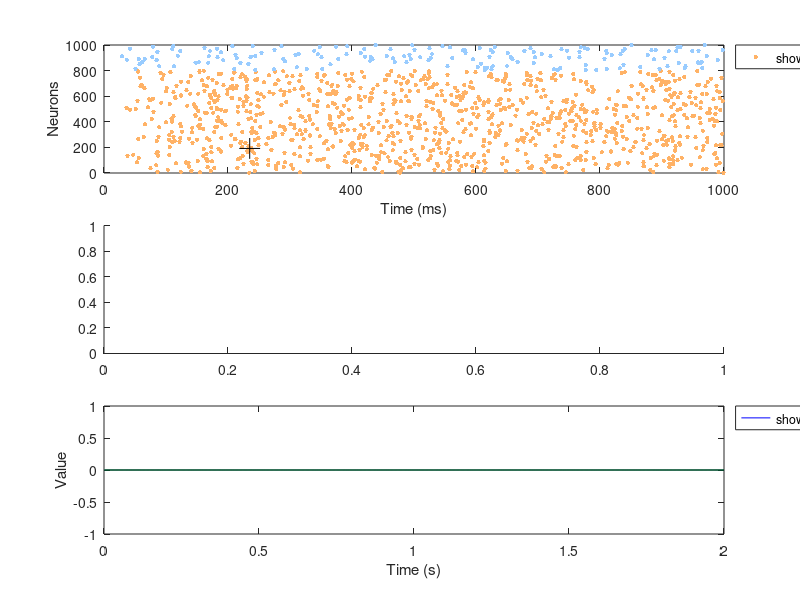

Reproduce this figure in MATLAB. (Note: this script raises an error after producing the figure.)
% Alejandro Rodriguez-Garcia
% 20/05/24
% Based on Izhikevich, 2007 (daspnet.m, spnet.m).
% This script simulates a spiking neural network with dopamine-modulated 
% spike-timing dependent plasticity (DA-STDP) and regular STDP learning 
% rules.
% The neurons are divided into excitatory and inhibitory populations with
% different spiking types. The network dynamics include random thalamic 
% input and learning is driven by either STDP or DA-STDP. Synaptic 
% plasticity is updated at each timestep, and dopamine levels adjust 
% based on reward signals.
% This work has been presented as a poster in the Bernstein Conference
% 2024.
% Citation: Rodriguez-Garcia A, Ramaswamy S (2024) Enhancing learning 
% through neuromodulation-aware spiking neural networks. Bernstein 
% Conference 2024. doi: 10.12751/nncn.bc2024.077 
%%%%%%%%%%%%%%%%%%%%%%%%%%%%%%%%%%%%%%%%%%%%%%%%%%%%%%%%%%%%%%%%%%%%%%%%%%%

%% PARAMETERS
close all; clear; clc;
seed = 2024; 
rng(seed);
c_date_time = datestr(clock,'YYYY-mm-dd_HH-MM');
hFig = figure('Position', [100, 100, 1200, 800], 'Visible', 'off');

%% Network definition

% Simulation Parameters
N = 1000; % number of neurons
M = 100;  % number of synapses per neuron
D = 5;    % maximal conduction delay
% Time
T = 3600;        % simulation time (in seconds)
sec_ms = 1000;   % (1s = 1000ms)

%% Neuron populations
% Define excitatory and inhibitory neuron populations
Ne = round(0.8*N); colorE = [1 0.7 0.4];  % 80% of neurons are excitatory (orange)
Ni = N - Ne; colorI = [0.6 0.8 1]; % 20% of neurons are inhibitory (blue)

% Spiking types
neuron_type_map = containers.Map(...
    {'RS', 'IB', 'CH', 'FS', 'TH', 'LTS', 'RZ', 'AC'}, ...
    {[0.02 0.20 -65 2], ...    % REGULAR SPIKING - RS
     [0.02 0.20 -55 4], ...    % INTRINSICALLY BURSTING - IB
     [0.02 0.20 -50 2], ...    % CHATTERING - CH
     [0.10 0.20 -65 2], ...    % FAST SPIKING - FS
     [0.02 0.25 -65 0.05], ... % THALAMO-CORTICAL - TH
     [0.02 0.25 -65 2], ...    % LOW-THRESHOLD SPIKING - LTS
     [0.10 0.26 -65 2], ...    % RESONATOR - RZ
     [0.02 1.00 -55 4]});      % ACCOMODATING - AC

popE = 'RS'; % excitatory population
popI = 'FS'; % inhibitory population
popE_params = neuron_type_map(popE); 
popI_params = neuron_type_map(popI);
% (a, b, c, d) parameters
a = [popE_params(1)*ones(Ne,1); popI_params(1)*ones(Ni,1)]; % recovery parameter
b = [popE_params(2)*ones(Ne,1); popI_params(2)*ones(Ni,1)]; % recovery sensitivity
c = [popE_params(3)*ones(Ne,1); popI_params(3)*ones(Ni,1)]; % recovery reset after a spike
d = [popE_params(4)*ones(Ne,1); popI_params(4)*ones(Ni,1)]; % recovery reset after a spike

%% Synapses
W = ones(N, M); % synaptic weights initialization
signs = [ones(Ne, M); -ones(Ni, M)]; % signs of synaptic weights
dW = zeros(N, M); % derivatives of synaptic strengths
Wm = 4; % maximal synaptic strength

post = ceil([N*rand(Ne,M);Ne*rand(Ni,M)]); % post-synaptic neurons
delays = cell(N, D); % conduction delay containers
pre = cell(N, 1); % pre-synaptic indexes
aux = cell(N, 1); % auxiliary variable for delay adjustment
for i=1:N
    if i<=Ne
        for j=1:M
            delays{i, ceil(D*rand)}(end+1) = j; % Assign random exc delays
        end
    else
        delays{i,1}=1:M; % fixed delay for inhibitory synapses
    end
    pre{i}=find(post==i); % both E and I pre-synaptic indexes
    aux{i}=N*(D-1-ceil(ceil(pre{i}/N)/(M/D)))+1+mod(pre{i}-1,N);
end

%% DA-STDP (Dopamine-modulated Spike Timing Dependent Plasticity)
% Synapse to be reinforced
n1 = ceil(Ne*rand);  % presynaptic neuron
syn = ceil(M*rand);  % synapse number to the postsynaptic neuron
n2 = post(n1,syn);   % postsynaptic neuron
W(n1,syn) = 0;       % set initial weight to zero

DA = 0;   % dopamine level above baseline
rew = []; % reward events
STDP = zeros(N,sec_ms+1+D); % STDP traces
firings = [-D 0]; % spike timings
interval = 20;    % the coincidence interval for n1 and n2
n1f = -D;         % the last spike of n1
n2f = [];         % the last spike of n2
shist = zeros(sec_ms*T,2); % synaptic strength
DAv = zeros(sec_ms*T,1); % DA release

%% Initializations
v = -65 * ones(N, 1); % initial membrane potential - IZ
u = b .* v; % membrane recovery variable - IZ

%% Learning rule selection
learning_rule = 'DA-stdp'; % change this to 'stdp' for STDP learning rule

%% SIMULATION

for sec = 1:T % simulation of 1 day
    for t = 1:sec_ms % simulation of 1 sec
        I = 13*(rand(N, 1) - 0.5); % random thalamic input

        fired = find(v >= 30); % indices of fired neurons        
        v(fired) = c(fired);
        u(fired) = u(fired) + d(fired);
        STDP(fired, t+D) = 0.1;
        for k = 1:length(fired)
            dW(pre{fired(k)}) = dW(pre{fired(k)}) + STDP(N*t + aux{fired(k)});
        end
        firings = [firings; t*ones(length(fired), 1), fired];
        k = size(firings, 1);
        while firings(k, 1) > t-D
            del = delays{firings(k, 2), t - firings(k, 1) + 1};
            ind = post(firings(k, 2), del);
            I(ind) = I(ind) + (signs(firings(k, 2), del) .* W(firings(k, 2), del))';
            dW(firings(k, 2), del) = dW(firings(k, 2), del) - 1.5 * STDP(ind, t+D)';
            k = k - 1;
        end
        v = v + 0.5 * ((0.04*v + 5).*v + 140 - u + I); % membrane voltage variable
        v = v + 0.5 * ((0.04*v + 5).*v + 140 - u + I); % stability step
        u = u + a .* (0.2*v - u);                      % recovery variable

        STDP(:, t+D+1) = 0.95 * STDP(:, t+D);          % STDP trace decay (tau = 20 ms)

        % Learning
        if (mod(t, 10) == 0)
            if strcmp(learning_rule, 'DA-stdp')
                W = max(0,min(Wm,W + (0.002+DA)*dW)); % DA-STDP
            else
                W = max(0, min(Wm, W + 0.002 * dW)); % STDP
            end
            dW = 0.99 * dW;
        end

        % Dopamine update
        if any(fired==n1)
            n1f=[n1f,sec*sec_ms+t];
        end
        if any(fired==n2)
            n2f=[n2f,sec*sec_ms+t];
            if (sec*sec_ms+t-n1f(end)<interval) && (n2f(end)>n1f(end))
                rew=[rew,sec*sec_ms+t+sec_ms+ceil(2000*rand)];
            end
        end
        
        if any(rew==sec*sec_ms+t)
            DA=DA+0.5; % dopamine release if reward
        end
        DA=DA*0.99; % dopamine decay

        DAv(sec*sec_ms+t) = DA;
        shist(sec*sec_ms+t,:)=[W(n1,syn),dW(n1,syn)];
    end

    % ---- plot -------
    % Spike rasterplot
    excitatoryFirings = firings(firings(:,2) <= Ne, :);
    inhibitoryFirings = firings(firings(:,2) > Ne, :);
    subplot(3,2,[1 2],'Parent', hFig);
    plot(excitatoryFirings(:,1), excitatoryFirings(:,2), '.', 'MarkerSize', 10, 'Color', colorE, 'DisplayName', 'Excitatory firings');
    hold on;
    plot(inhibitoryFirings(:,1), inhibitoryFirings(:,2), '.', 'MarkerSize', 10, 'Color', colorI, 'DisplayName', 'Inhibitory firings');
    plot(firings(firings(:,2) == n1, 1), firings(firings(:,2) == n1, 2), 'k+', 'MarkerSize', 15, 'DisplayName', 'Pre-synaptic neuron'); % Mark neuron n1
    plot(firings(firings(:,2) == n2, 1), firings(firings(:,2) == n2, 2), 'ks', 'MarkerSize', 15, 'DisplayName', 'Post-synaptic neuron'); % Mark neuron n2
    hold off;
    axis([0 sec_ms 0 N]);
    xlabel('Time (ms)');
    ylabel('Neurons'); 
    legend('show', 'Location', 'northeastoutside');
    % Synaptic strength, STDP trace, DA and rewards
    subplot(3, 2, [5 6],'Parent', hFig);
    plot(0.001*(1:(sec*sec_ms+t)), shist(1:sec*sec_ms+t, 1), 'b', 'DisplayName', 'Synaptic strength');
    hold on;
    plot(0.001*(1:(sec*sec_ms+t)), shist(1:sec*sec_ms+t, 2), 'g', 'DisplayName', 'STDP trace');
    plot(0.001*(1:(sec*sec_ms+t)), DAv(1:sec*sec_ms+t), 'k', 'DisplayName', 'DA release');
    plot(0.001*rew, 0*rew, 'rx', 'DisplayName', 'rewards', 'MarkerSize', 20);
    hold off;
    xlabel('Time (s)');
    ylabel('Value');
    legend('show', 'Location', 'northeastoutside');
    % Synaptic weight distributions
    subplot(3, 2, [3 4],'Parent', hFig);
    histogram(signs(1:Ne, :) .* W(1:Ne, :), 'FaceColor', colorE, 'EdgeColor', colorE, 'DisplayName', 'Excitatory distribution'); % excitatory synapses
    hold on;
    histogram(signs(Ne+1:end, :) .* W(Ne+1:end, :), 'FaceColor', colorI, 'EdgeColor', colorI, 'DisplayName', 'Inhibitory distribution'); % inhibitory synapses
    hold on;
    plot(signs(n1,syn).*W(n1,syn), 0, 'b.', 'MarkerSize', 20, 'DisplayName', 'Reinforced synapse');
    hold off;
    xlabel('Synaptic weight');
    ylabel('Count');
    legend('show', 'Location', 'northeastoutside');
    timeText = text(1.25, -1.5, sprintf('t = %d sec', sec), 'Units', 'normalized', 'HorizontalAlignment', 'right', 'FontSize', 12);    
    drawnow;
    % ---------------


    STDP(:, 1:D+1) = STDP(:, sec_ms+1:sec_ms+1+D);
    ind = find(firings(:, 1) > sec_ms + 1 - D);
    firings = [-D 0; firings(ind, 1) - sec_ms, firings(ind, 2)];
    disp(sec); % display current second of simulation
end

% Save file
filename = sprintf('shist_Epop%s_Ipop%s_%s_%s.mat', popE, popI, learning_rule, c_date_time);
save(filename, 'shist');
